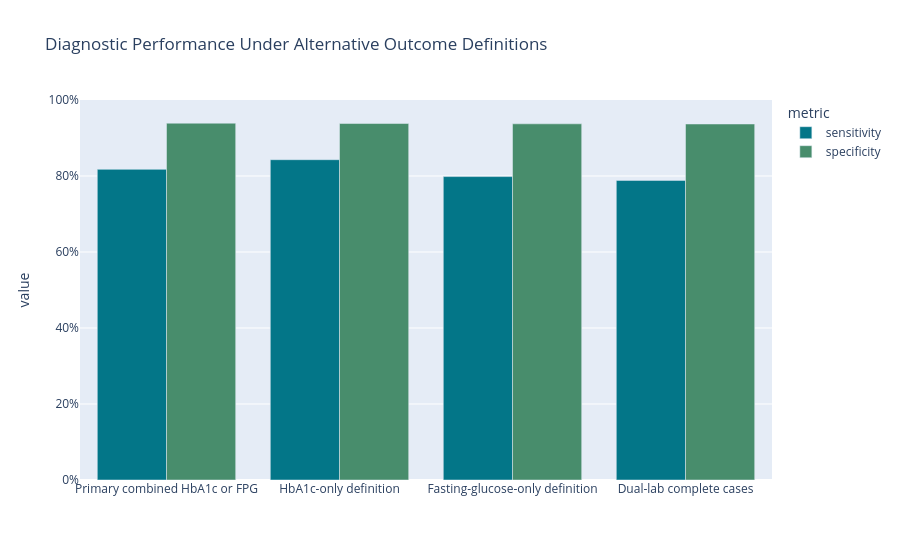

This figure's notebook cell:
### Code cell
target_plot = (
    target_robustness[
        [
            "target_definition",
            "sensitivity",
            "specificity"
        ]
    ]
    .melt(
        id_vars="target_definition",
        var_name="metric",
        value_name="value"
    )
)

fig = px.bar(
    target_plot,
    x="target_definition",
    y="value",
    color="metric",
    barmode="group",

    title=(
        "Diagnostic Performance Under "
        "Alternative Outcome Definitions"
    ),

    color_discrete_map={
        "sensitivity":
        PROJECT_COLORS[
            "teal_dark"
        ],

        "specificity":
        PROJECT_COLORS[
            "green_dark"
        ]
    }
)

fig.update_yaxes(
    tickformat=".0%",
    range=[0, 1]
)

fig.update_xaxes(
    title=""
)

fig.show()

save_plotly(
    fig,
    "step14_target_definition_robustness"
)

### Figure 1 — Plotly figure (JSON) as saved in the notebook; plotly's stock layout.template omitted (floating-point values rounded to 4 significant figures)
{"data": [{"alignmentgroup": "True", "hovertemplate": "metric=sensitivity<br>target_definition=%{x}<br>value=%{y}<extra></extra>", "legendgroup": "sensitivity", "marker": {"color": "#037688", "pattern": {"shape": ""}}, "name": "sensitivity", "offsetgroup": "sensitivity", "orientation": "v", "showlegend": true, "textposition": "auto", "type": "bar", "x": ["Primary combined HbA1c or FPG", "HbA1c-only definition", "Fasting-glucose-only definition", "Dual-lab complete cases"], "xaxis": "x", "y": [0.8175, 0.8429, 0.7984, 0.7885], "yaxis": "y"}, {"alignmentgroup": "True", "hovertemplate": "metric=specificity<br>target_definition=%{x}<br>value=%{y}<extra></extra>", "legendgroup": "specificity", "marker": {"color": "#488D6C", "pattern": {"shape": ""}}, "name": "specificity", "offsetgroup": "specificity", "orientation": "v", "showlegend": true, "textposition": "auto", "type": "bar", "x": ["Primary combined HbA1c or FPG", "HbA1c-only definition", "Fasting-glucose-only definition", "Dual-lab complete cases"], "xaxis": "x", "y": [0.939, 0.9381, 0.9373, 0.9369], "yaxis": "y"}], "layout": {"barmode": "group", "legend": {"title": {"text": "metric"}, "tracegroupgap": 0}, "title": {"text": "Diagnostic Performance Under Alternative Outcome Definitions"}, "xaxis": {"anchor": "y", "domain": [0, 1], "title": {"text": ""}}, "yaxis": {"anchor": "x", "domain": [0, 1], "range": [0, 1], "tickformat": ".0%", "title": {"text": "value"}}}}
